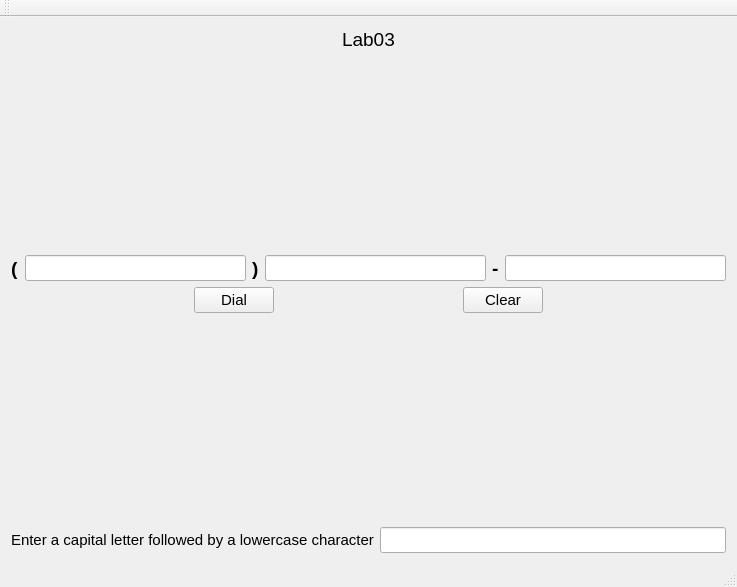
<?xml version="1.0" encoding="UTF-8"?>
<ui version="4.0">
 <class>MainWindow</class>
 <widget class="QMainWindow" name="MainWindow">
  <property name="geometry">
   <rect>
    <x>0</x>
    <y>0</y>
    <width>737</width>
    <height>587</height>
   </rect>
  </property>
  <property name="font">
   <font>
    <pointsize>11</pointsize>
   </font>
  </property>
  <property name="windowTitle">
   <string>MainWindow</string>
  </property>
  <widget class="QWidget" name="centralWidget">
   <layout class="QVBoxLayout" name="verticalLayout">
    <item>
     <layout class="QHBoxLayout" name="horizontalLayout">
      <item>
       <spacer name="horizontalSpacer">
        <property name="orientation">
         <enum>Qt::Horizontal</enum>
        </property>
        <property name="sizeHint" stdset="0">
         <size>
          <width>238</width>
          <height>20</height>
         </size>
        </property>
       </spacer>
      </item>
      <item>
       <widget class="QLabel" name="label">
        <property name="font">
         <font>
          <pointsize>14</pointsize>
         </font>
        </property>
        <property name="text">
         <string>Lab03</string>
        </property>
       </widget>
      </item>
      <item>
       <spacer name="horizontalSpacer_2">
        <property name="orientation">
         <enum>Qt::Horizontal</enum>
        </property>
        <property name="sizeHint" stdset="0">
         <size>
          <width>238</width>
          <height>20</height>
         </size>
        </property>
       </spacer>
      </item>
     </layout>
    </item>
    <item>
     <spacer name="verticalSpacer_2">
      <property name="orientation">
       <enum>Qt::Vertical</enum>
      </property>
      <property name="sizeHint" stdset="0">
       <size>
        <width>20</width>
        <height>129</height>
       </size>
      </property>
     </spacer>
    </item>
    <item>
     <layout class="QHBoxLayout" name="horizontalLayout_2">
      <item>
       <widget class="QLabel" name="label_2">
        <property name="font">
         <font>
          <pointsize>14</pointsize>
          <weight>75</weight>
          <bold>true</bold>
         </font>
        </property>
        <property name="text">
         <string>(</string>
        </property>
       </widget>
      </item>
      <item>
       <widget class="QLineEdit" name="areaCode"/>
      </item>
      <item>
       <widget class="QLabel" name="label_3">
        <property name="font">
         <font>
          <pointsize>14</pointsize>
          <weight>75</weight>
          <bold>true</bold>
         </font>
        </property>
        <property name="text">
         <string>)</string>
        </property>
       </widget>
      </item>
      <item>
       <widget class="QLineEdit" name="prefix"/>
      </item>
      <item>
       <widget class="QLabel" name="label_4">
        <property name="font">
         <font>
          <pointsize>14</pointsize>
          <weight>75</weight>
          <bold>true</bold>
         </font>
        </property>
        <property name="text">
         <string>-</string>
        </property>
       </widget>
      </item>
      <item>
       <widget class="QLineEdit" name="subscriber"/>
      </item>
     </layout>
    </item>
    <item>
     <layout class="QHBoxLayout" name="horizontalLayout_3">
      <item>
       <spacer name="horizontalSpacer_5">
        <property name="orientation">
         <enum>Qt::Horizontal</enum>
        </property>
        <property name="sizeHint" stdset="0">
         <size>
          <width>88</width>
          <height>20</height>
         </size>
        </property>
       </spacer>
      </item>
      <item>
       <widget class="QPushButton" name="dialButton">
        <property name="text">
         <string>Dial</string>
        </property>
       </widget>
      </item>
      <item>
       <spacer name="horizontalSpacer_3">
        <property name="orientation">
         <enum>Qt::Horizontal</enum>
        </property>
        <property name="sizeHint" stdset="0">
         <size>
          <width>88</width>
          <height>20</height>
         </size>
        </property>
       </spacer>
      </item>
      <item>
       <widget class="QPushButton" name="clearButton">
        <property name="text">
         <string>Clear</string>
        </property>
       </widget>
      </item>
      <item>
       <spacer name="horizontalSpacer_4">
        <property name="orientation">
         <enum>Qt::Horizontal</enum>
        </property>
        <property name="sizeHint" stdset="0">
         <size>
          <width>88</width>
          <height>20</height>
         </size>
        </property>
       </spacer>
      </item>
     </layout>
    </item>
    <item>
     <spacer name="verticalSpacer">
      <property name="orientation">
       <enum>Qt::Vertical</enum>
      </property>
      <property name="sizeHint" stdset="0">
       <size>
        <width>20</width>
        <height>208</height>
       </size>
      </property>
     </spacer>
    </item>
    <item>
     <layout class="QHBoxLayout" name="horizontalLayout_4">
      <item>
       <widget class="QLabel" name="label_5">
        <property name="text">
         <string>Enter a capital letter followed by a lowercase character</string>
        </property>
       </widget>
      </item>
      <item>
       <widget class="QLineEdit" name="lineEdit_4"/>
      </item>
     </layout>
    </item>
   </layout>
  </widget>
  <widget class="QMenuBar" name="menuBar">
   <property name="geometry">
    <rect>
     <x>0</x>
     <y>0</y>
     <width>737</width>
     <height>27</height>
    </rect>
   </property>
  </widget>
  <widget class="QToolBar" name="mainToolBar">
   <attribute name="toolBarArea">
    <enum>TopToolBarArea</enum>
   </attribute>
   <attribute name="toolBarBreak">
    <bool>false</bool>
   </attribute>
  </widget>
  <widget class="QStatusBar" name="statusBar"/>
 </widget>
 <layoutdefault spacing="6" margin="11"/>
 <resources/>
 <connections/>
</ui>
